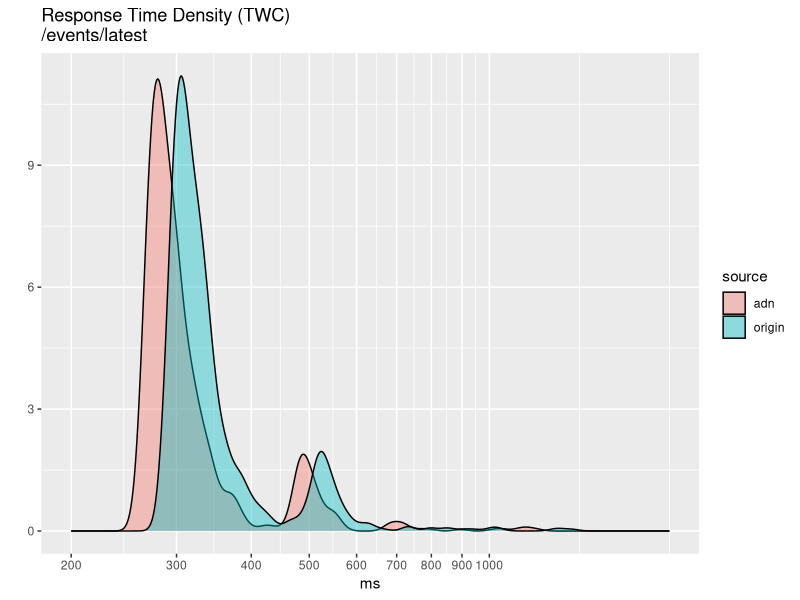
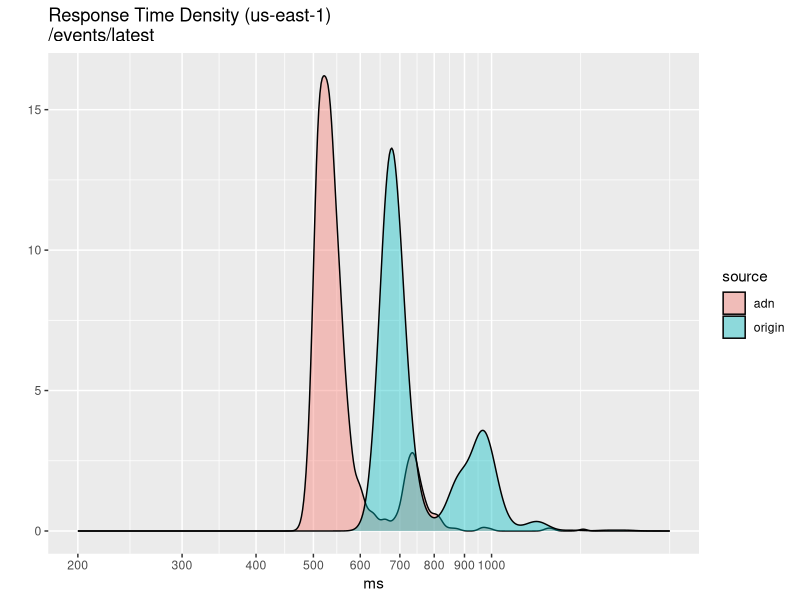

R code for these plots, in order:
library('ggplot2')
all <- read.csv('raw/origin_adn_latest.txt')
twc <- subset(all, all$isp=='twcny')
png('charts/adn_twcny_latest.png', 1200,720)
qplot(ms, data=twc, fill=source,geom="density",alpha=I(0.4),main="Response Time Density (TWC)\n/events/latest")+scale_x_log10(breaks=seq(0,1000,100),limits=c(200,2000))

useast <- subset(all, all$isp=='us-east-1')
png('charts/adn_useast_latest.png', 1200,720)
qplot(ms, data=useast, fill=source,geom="density",alpha=I(0.4),main="Response Time Density (us-east-1)\n/events/latest")+scale_x_log10(breaks=seq(0,1000,100),limits=c(200,2000))
